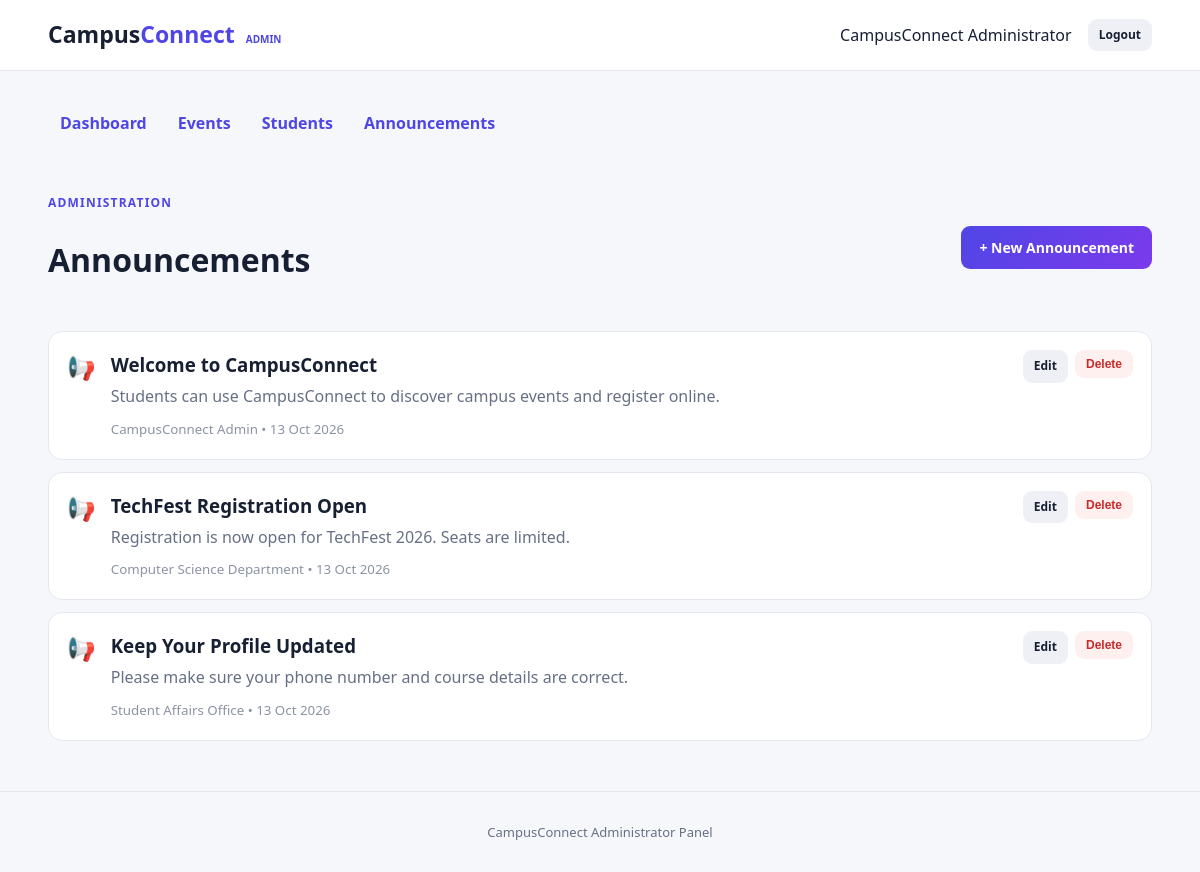
The page /admin/announcements.php (signed in) on the database its author committed.
### tables this page shows
CREATE TABLE announcements (
    id INT UNSIGNED AUTO_INCREMENT PRIMARY KEY,
    title VARCHAR(150) NOT NULL,
    message TEXT NOT NULL,
    posted_by VARCHAR(100) NOT NULL,
    created_at TIMESTAMP DEFAULT CURRENT_TIMESTAMP
);

### config.php (called while the page is built, shortened)
<?php
function db()
{
    static $pdo = null;
    if ($pdo === null) {
        $dsn = 'mysql:host=localhost;dbname=campusconnect;charset=utf8mb4';
        $pdo = new PDO($dsn, 'root', '', [
            PDO::ATTR_ERRMODE => PDO::ERRMODE_EXCEPTION,
            PDO::ATTR_DEFAULT_FETCH_MODE => PDO::FETCH_ASSOC,
            PDO::ATTR_EMULATE_PREPARES => false,
        ]);
    }
    return $pdo;
}
function e(mixed $value): string
{
    return htmlspecialchars((string) $value, ENT_QUOTES, 'UTF-8');
}
?>

### admin/announcements.php (the view, shortened to what this page needs)
<?php
require 'header.php';
$items = db()->query('SELECT * FROM announcements ORDER BY created_at DESC')->fetchAll();
?>
<div class="section-head"><div><span class="eyebrow">Administration</span><h1>Announcements</h1></div><a class="btn btn-primary" href="announcements.php?action=add">+ New Announcement</a></div>
<div class="announcement-list">
<?php foreach ($items as $item): ?><article class="announcement"><div class="ann-icon">📢</div><div class="grow"><h3><?= e($item['title']) ?></h3><p><?= e($item['message']) ?></p><small><?= e($item['posted_by']) ?> • <?= date('d M Y', strtotime($item['created_at'])) ?></small></div><div class="actions"><a class="btn btn-light btn-sm" href="announcements.php?edit=<?= $item['id'] ?>">Edit</a><form class="inline-form" method="post" onsubmit="return confirm('Delete this announcement?')"><input type="hidden" name="_csrf" value="<?= e(csrf_token()) ?>"><input type="hidden" name="action" value="delete"><input type="hidden" name="id" value="<?= $item['id'] ?>"><button class="btn btn-danger btn-sm" type="submit">Delete</button></form></div></article><?php endforeach; ?>
</div>
<?php require 'footer.php'; ?>

### assets/style.css (style rules this page uses)
:root { --primary: #4f46e5; --secondary: #7c3aed; --dark: #172033; --muted: #667085; --background: #f6f7fb; --white: #ffffff; --border: #e4e7ee; --success: #087f5b; --danger: #c92a2a; }
* { box-sizing: border-box; }
body { margin: 0; font-family: "Segoe UI", Arial, sans-serif; color: var(--dark); background: var(--background); line-height: 1.55; }
a { color: var(--primary); text-decoration: none; }
.btn { border: 0; border-radius: 9px; padding: 11px 18px; display: inline-block; font-weight: 700; cursor: pointer; font-size: 14px; }
.btn-primary { color: #fff; background: linear-gradient(135deg, var(--primary), var(--secondary)); }
.btn-light { color: var(--dark); background: #eef0f6; }
.btn-danger { color: var(--danger); background: #fff0f0; }
.btn-sm { padding: 7px 11px; font-size: 12px; }
.inline-form { display: inline-block; margin: 0; }
.eyebrow { color: var(--primary); font-size: 12px; font-weight: 800; letter-spacing: 1.2px; text-transform: uppercase; }
.feature-card, .event-card, .announcement, .profile-card, .admin-form { background: #fff; border: 1px solid var(--border); border-radius: 14px; }
.welcome, .page-title, .section-head { display: flex; justify-content: space-between; align-items: center; gap: 20px; margin: 25px 0; }
.announcement-list { display: grid; gap: 12px; }
.announcement { display: flex; align-items: flex-start; gap: 15px; padding: 18px; }
.ann-icon { font-size: 23px; }
.announcement h3 { margin: 0 0 5px; }
.announcement p { margin: 0 0 7px; color: var(--muted); }
.announcement small { color: #8b93a4; }
.grow { flex: 1; }
.actions { display: flex; gap: 7px; }

### rows shown on the page
announcements: title "Welcome to CampusConnect", message "Students can use CampusConnect to discover campus events and register online.", posted_by "CampusConnect Admin", created_at "13 Oct 2026"
announcements: title "TechFest Registration Open", message "Registration is now open for TechFest 2026. Seats are limited.", posted_by "Computer Science Department", created_at "13 Oct 2026"
announcements: title "Keep Your Profile Updated", message "Please make sure your phone number and course details are correct.", posted_by "Student Affairs Office", created_at "13 Oct 2026"

### other values the page prints
$_SESSION['admin_name'] "CampusConnect Administrator"
